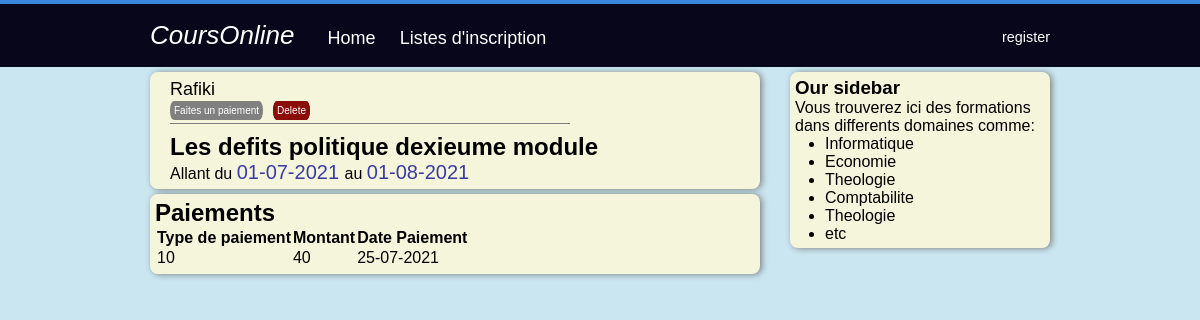
Screenshot of /inscription/1 with the database file from the repository.
### inscriptionFormation/models.py (models this page shows, shortened)
class Etudiant(db.Model):
    idEtu = db.Column(db.Integer, primary_key=True)
    nomEtu = db.Column(db.String(25), nullable=False, unique=False)
    postNomEtu = db.Column(db.String(30), nullable=False, unique=False)
    prenomEtu = db.Column(db.String(30), nullable=False, unique=False)
    sexeEtu = db.Column(db.String(30), nullable=False, unique=False)
    adressEtu = db.Column(db.String(1), nullable=False, unique=False)
    telEtu = db.Column(db.String(15), unique=True, nullable=False)
    emailEtu = db.Column(db.String(120), unique=True, nullable=False)
    inscri = db.relationship('Inscription', backref='authorEtut', lazy=True)

class Formation(db.Model):
    idFormat = db.Column(db.Integer, primary_key=True)
    intituleFormat = db.Column(db.String(300), nullable=True)
    dateDebutFormat = db.Column(
        db.Date, nullable=False, default=datetime.utcnow(), unique=False)
    dateFinFormat = db.Column(
        db.Date, nullable=False, default=datetime.utcnow(), unique=False)
    inscri = db.relationship('Inscription', backref='authorForm', lazy=True)

class Paiement(db.Model):
    idPaie = db.Column(db.Integer, primary_key=True)
    montantPaie = db.Column(db.Integer, unique=False)
    typePaie = db.Column(db.String(400), nullable=False, unique=False)
    inscriptionIdFk = db.Column(
        db.Integer, db.ForeignKey('inscription.idInsc'), nullable=False, unique=False)

### inscriptionFormation/routes.py (the view)
@ app.route('/inscription/<int:idInsc>')
def ownerinscri(idInsc):
    insc = Inscription.query.get_or_404(idInsc)
    paiement = Paiement.query.filter_by(inscriptionIdFk =idInsc)
    return render_template('/pages/ownerInsc.html', title=insc.authorForm.intituleFormat, insc=insc,paiement = paiement, datePaiement=datetime.utcnow())

### inscriptionFormation/templates/pages/ownerInsc.html (shortened to what this page needs)
{% extends "layout/default.html" %}
{% block body %}
<div class="body_wrapper">
    <article class="article_wrapper">
        <div class='right-wrapper'>
            <div class="head_wrapper">
                <small class="author_wrapper"><a
                        href="#">{{
                        insc.authorEtut.nomEtu}}</a></small>
                <div class="updated_button_wrapper">
                    <div><a href="{{url_for('paiementFormation', idInsc = insc.idInsc)}}#}"
                            class='updated_button'>Faites un paiement</a>
                    </div>
                    <div class="box"> <a class="button_delete" href="#popup1">Delete</a></div>
                </div>
            </div>
            <div>
                <h2 class="title_"> {{insc.authorForm.intituleFormat}}</h2>
                <P>Allant du <span class='date'>{{insc.authorForm.dateDebutFormat.strftime('%d-%m-%Y')}} </span> au
                    <span class="date"> {{insc.authorForm.dateFinFormat.strftime('%d-%m-%Y')}}</span>
                </P>
            </div>
        </div>
    </article>
    <article class="article_wrapper">
        <div>
            <h1>Paiements</h1>
            <table class="tableListe-wrapper">
                <thead>
                    <tr>
                        <th>Type de paiement</th>
                        <th>Montant</th>
                        <th>Date Paiement</th>
                    </tr>
                </thead>
                <tbody>
                    {% for paie in paiement %}
                    <tr>
                        <td>{{paie.typePaie}} </td>
                        <td>{{paie.montantPaie}} </td>
                        <td>{{datePaiement.strftime('%d-%m-%Y')}}</td>
                    </tr>
                    {% endfor %}
                </tbody>
            </table>
        </div>
    </article>
</div>
{% endblock %}

### inscriptionFormation/static/style_home.css (style rules this page uses)
* { margin: 0; padding: 0; }
body { background-color: rgb(201, 230, 241); font-family: Arial, Helvetica, sans-serif, sans-serif; }
.wrapper .body_wrapper, .wrapper .nav { display: inline-block; }
.article_wrapper { display: flex; }
.right-wrapper { margin-left: 15px; }
.date { color: rgb(59, 59, 163); font-size: 20px; }

### inscriptionFormation/static/style_blo.css (style rules this page uses)
.article_wrapper, .sidebar_wrapper { border: solid 0px; margin-bottom: 5px; padding: 5px; border-radius: 8px; background-color: beige; box-shadow: gray 2px 0.5px 0.4pc; }
.article_wrapper { width: 600px; }
.head_wrapper { border-bottom: solid 0.1px gray; margin-bottom: 9px; width: 400px; padding-bottom: 5px; }
.head_wrapper .author_wrapper { color: rgb(38, 64, 182); font-size: 20px; }
.title_ { margin-top: 20 px; }
a { text-decoration: none; font-size: large; color: black; }

### inscriptionFormation/static/style_update.css (style rules this page uses)
.button_delete { border: 2px solid #8c0b0b; transition: all 0.3s ea; background-color: #8c0b0b; }
.updated_button_wrapper { display: flex; }
.updated_button_wrapper div { margin-right: 10px; }
.updated_button, .button_delete { cursor: pointer; border-radius: 20px/50px; text-decoration: none; font-size: 10px; padding: 2px; color: #fff; }
.updated_button { background-color: gray; padding: 4px; }

### inscriptionFormation/static/style_logi_registratio.css (style rules this page uses)
span { color: red; margin-left: 0px; margin-bottom: 0px; }

### rows the page displays
Etudiant: authorEtut.nomEtu "Rafiki"
Formation: authorForm.intituleFormat "Les defits politique dexieume module", authorForm.dateDebutFormat "01-07-2021", authorForm.dateFinFormat "01-08-2021"
Paiement: typePaie "10", montantPaie "40"
